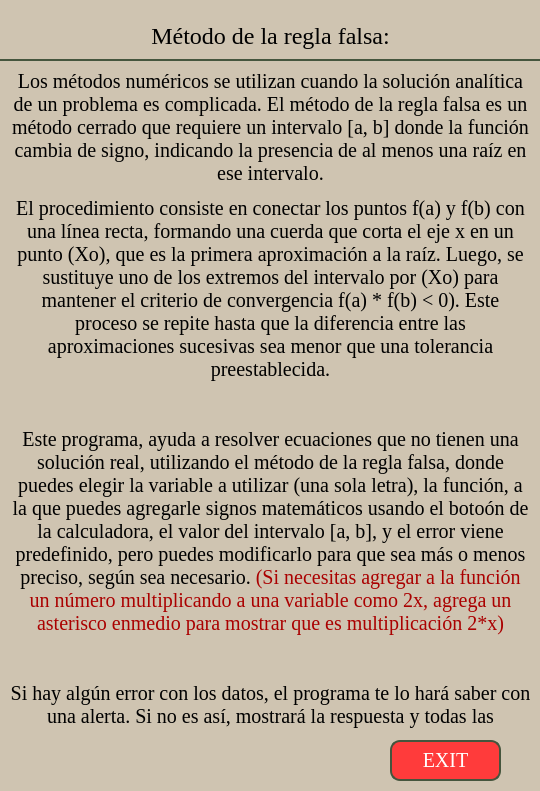
<?xml version="1.0" encoding="UTF-8"?>
<ui version="4.0">
 <class>Dialog</class>
 <widget class="QDialog" name="Dialog">
  <property name="geometry">
   <rect>
    <x>0</x>
    <y>0</y>
    <width>540</width>
    <height>791</height>
   </rect>
  </property>
  <property name="minimumSize">
   <size>
    <width>540</width>
    <height>791</height>
   </size>
  </property>
  <property name="maximumSize">
   <size>
    <width>540</width>
    <height>791</height>
   </size>
  </property>
  <property name="windowTitle">
   <string>Explicacion del método y del programa</string>
  </property>
  <property name="windowIcon">
   <iconset>
    <normaloff>Icon.png</normaloff>Icon.png</iconset>
  </property>
  <property name="styleSheet">
   <string notr="true">background-color: #cfc4b1;</string>
  </property>
  <widget class="QLabel" name="label">
   <property name="geometry">
    <rect>
     <x>10</x>
     <y>70</y>
     <width>521</width>
     <height>661</height>
    </rect>
   </property>
   <property name="styleSheet">
    <string notr="true">background-color: #cfc4b1;
font-family: Times New Roman;
font-size: 24px;</string>
   </property>
   <property name="text">
    <string>&lt;!DOCTYPE HTML PUBLIC &quot;-//W3C//DTD HTML 4.0//EN&quot; &quot;http://www.w3.org/TR/REC-html40/strict.dtd&quot;&gt;
&lt;html&gt;&lt;head&gt;&lt;meta name=&quot;qrichtext&quot; content=&quot;1&quot; /&gt;&lt;style type=&quot;text/css&quot;&gt;
p, li { white-space: pre-wrap; }
&lt;/style&gt;&lt;/head&gt;&lt;body style=&quot; font-family:'Times New Roman'; font-size:24px; font-weight:400; font-style:normal;&quot;&gt;
&lt;p style=&quot; margin-top:12px; margin-bottom:12px; margin-left:0px; margin-right:0px; -qt-block-indent:0; text-indent:0px;&quot;&gt;&lt;span style=&quot; font-size:20px;&quot;&gt;Los métodos numéricos se utilizan cuando la solución analítica de un problema es complicada. El método de la regla falsa es un método cerrado que requiere un intervalo [a, b] donde la función cambia de signo, indicando la presencia de al menos una raíz en ese intervalo.&lt;/span&gt;&lt;/p&gt;
&lt;p style=&quot; margin-top:12px; margin-bottom:12px; margin-left:0px; margin-right:0px; -qt-block-indent:0; text-indent:0px;&quot;&gt;&lt;span style=&quot; font-size:20px;&quot;&gt;El procedimiento consiste en conectar los puntos f(a) y f(b) con una línea recta, formando una cuerda que corta el eje x en un punto (Xo), que es la primera aproximación a la raíz. Luego, se sustituye uno de los extremos del intervalo por (Xo) para mantener el criterio de convergencia f(a) * f(b) &amp;lt; 0). Este proceso se repite hasta que la diferencia entre las aproximaciones sucesivas sea menor que una tolerancia preestablecida.&lt;/span&gt;&lt;/p&gt;
&lt;p style=&quot;-qt-paragraph-type:empty; margin-top:12px; margin-bottom:12px; margin-left:0px; margin-right:0px; -qt-block-indent:0; text-indent:0px; font-size:20px;&quot;&gt;&lt;br /&gt;&lt;/p&gt;
&lt;p style=&quot; margin-top:12px; margin-bottom:12px; margin-left:0px; margin-right:0px; -qt-block-indent:0; text-indent:0px;&quot;&gt;&lt;span style=&quot; font-size:20px;&quot;&gt;Este programa, ayuda a resolver ecuaciones que no tienen una solución real, utilizando el método de la regla falsa, donde puedes elegir la variable a utilizar (una sola letra), la función, a la que puedes agregarle signos matemáticos usando el botoón de la calculadora, el valor del intervalo [a, b], y el error viene predefinido, pero puedes modificarlo para que sea más o menos preciso, según sea necesario. &lt;/span&gt;&lt;span style=&quot; font-size:20px; color:#aa0000;&quot;&gt;(Si necesitas agregar a la función un número multiplicando a una variable como 2x, agrega un asterisco enmedio para mostrar que es multiplicación 2*x)&lt;/span&gt;&lt;/p&gt;
&lt;p style=&quot;-qt-paragraph-type:empty; margin-top:12px; margin-bottom:12px; margin-left:0px; margin-right:0px; -qt-block-indent:0; text-indent:0px; font-size:20px;&quot;&gt;&lt;br /&gt;&lt;/p&gt;
&lt;p style=&quot; margin-top:12px; margin-bottom:12px; margin-left:0px; margin-right:0px; -qt-block-indent:0; text-indent:0px;&quot;&gt;&lt;span style=&quot; font-size:20px;&quot;&gt;Si hay algún error con los datos, el programa te lo hará saber con una alerta. Si no es así, mostrará la respuesta y todas las iteraciones que se necesitó para llegar a ella.&lt;/span&gt;&lt;/p&gt;&lt;/body&gt;&lt;/html&gt;</string>
   </property>
   <property name="alignment">
    <set>Qt::AlignCenter</set>
   </property>
   <property name="wordWrap">
    <bool>true</bool>
   </property>
  </widget>
  <widget class="QLabel" name="label_2">
   <property name="geometry">
    <rect>
     <x>0</x>
     <y>10</y>
     <width>541</width>
     <height>51</height>
    </rect>
   </property>
   <property name="styleSheet">
    <string notr="true">background-color: #cfc4b1;
font-family: Times New Roman;
font-size: 24px;
border-bottom: 2px solid rgb(69, 85, 61);</string>
   </property>
   <property name="text">
    <string>Método de la regla falsa:</string>
   </property>
   <property name="alignment">
    <set>Qt::AlignCenter</set>
   </property>
  </widget>
  <widget class="QPushButton" name="exit">
   <property name="geometry">
    <rect>
     <x>390</x>
     <y>740</y>
     <width>111</width>
     <height>41</height>
    </rect>
   </property>
   <property name="styleSheet">
    <string notr="true">QPushButton{
background-color: #FF3B3B ;
font-family: Times New Roman;
font-size: 20px;
border: 2px solid #45553d;
border-radius: 10px;
color: white;
}

QPushButton:hover{
background-color: #AC0000;
border: 2px solid white;
}</string>
   </property>
   <property name="text">
    <string>EXIT</string>
   </property>
   <property name="flat">
    <bool>false</bool>
   </property>
  </widget>
 </widget>
 <resources/>
 <connections/>
</ui>
